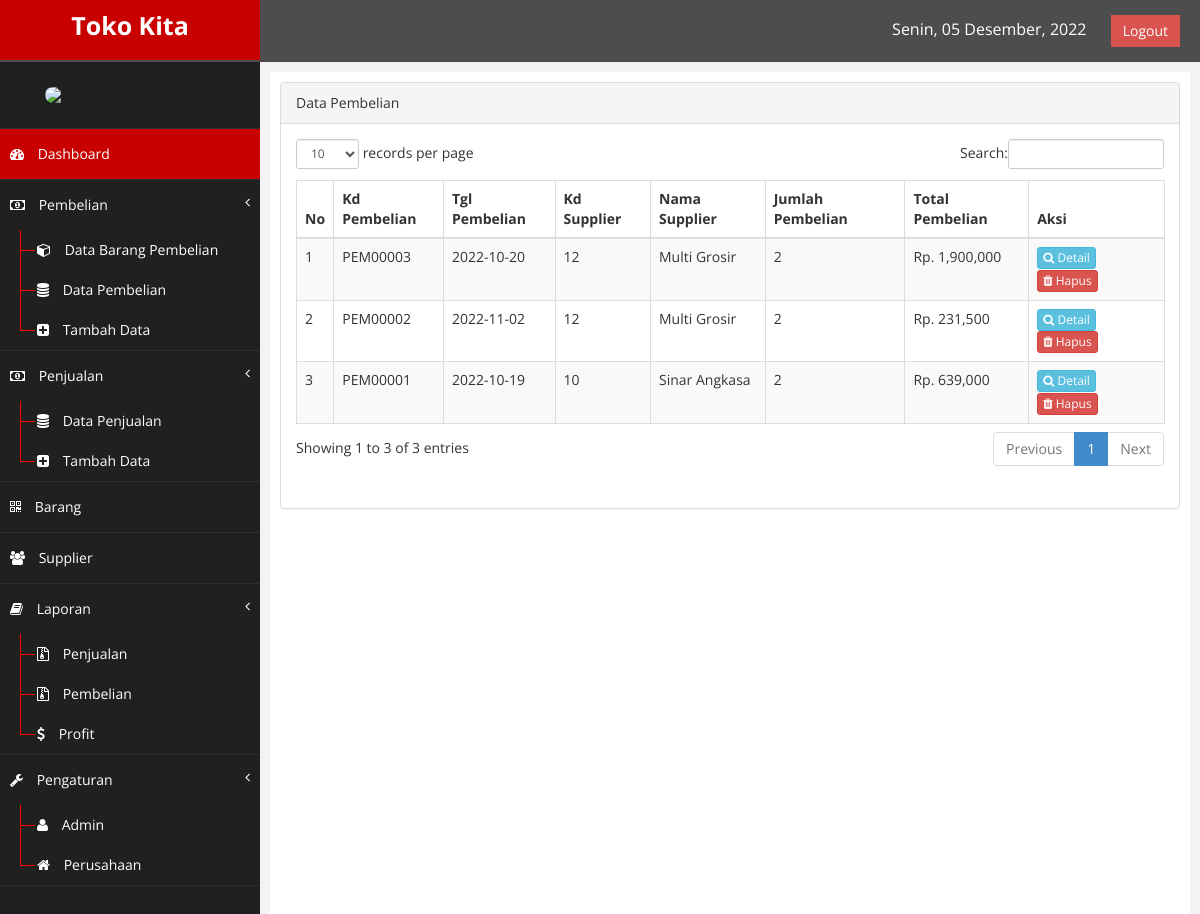
Page /index.php?page=pembelian (signed in) on the committed database.
### tables this page shows
CREATE TABLE `pembelian` (
  `kd_pembelian` char(8) NOT NULL,
  `tgl_pembelian` date NOT NULL,
  `kd_admin` int(6) NOT NULL,
  `kd_supplier` int(6) NOT NULL,
  `total_pembelian` double NOT NULL
);

CREATE TABLE `supplier` (
  `kd_supplier` int(6) NOT NULL,
  `nama_supplier` varchar(60) NOT NULL,
  `alamat` varchar(60) NOT NULL
);

### pembelian.php (the view, shortened to what this page needs)
<?php
	include "koneksi.php";
?>
<div class="row">
    <div class="col-md-12">
        <div class="panel panel-default">
            <div class="panel-heading">
                Data Pembelian
            </div>
            <div class="panel-body">
                <div class="table">
                    <table class="table table-striped table-bordered table-hover" id="tabelku">
                        <thead>
                            <tr>
                                <th>No</th>
                                <th>Kd Pembelian</th>
                                <th>Tgl Pembelian</th>
                                <th>Kd Supplier</th>
                                <th>Nama Supplier</th>
                                <th>Jumlah Pembelian</th>
                                <th>Total Pembelian</th>
                                <th>Aksi</th>
                            </tr>
                        </thead>
                        <tbody>
                            <?php
								$no = 1;
								$tampil = mysqli_query($conn, "SELECT * FROM pembelian p JOIN supplier s ON p.kd_supplier=s.kd_supplier ORDER BY kd_pembelian DESC");
								$jum = mysqli_num_rows($tampil);
								if ($jum < 1) {
									error_reporting(0);
								} else {
									while ($data = mysqli_fetch_array($tampil)) {
										$kd = $data['kd_pembelian'];
										$item = mysqli_query($conn, "SELECT count(*) as jumlah FROM d_pembelian WHERE kd_pembelian='$kd'");
										$jumlahitem = mysqli_fetch_array($item); ?>
										<tr class="odd gradeX">
											<td><?php echo $no++; ?></td>
											<td><?php echo $data['kd_pembelian']; ?></td>
											<td><?php echo $data['tgl_pembelian']; ?></td>
											<td><?php echo $data['kd_supplier']; ?></td>
											<td><?php echo $data['nama_supplier']; ?></td>
											<td><?php echo $jumlahitem['jumlah']; ?></td>
											<td>Rp. <?php echo number_format($data['total_pembelian']); ?></td>
											<td>
												<a href="nota/cetakdetailpembelian.php?kdpembelian=<?php echo $data['kd_pembelian']; ?>" target="_BLANK" class="btn btn-info btn-xs"><i class="fa fa-search"></i> Detail</a>
												<?php
												$cekhapus = mysqli_query($conn, "SELECT * FROM barang_pembelian WHERE kd_pembelian = '$kd' AND status ='0'");
												$hitung = mysqli_num_rows($cekhapus);
												if ($hitung > 0) {
													$cek = false;
												}
												else{
													$cek = true;
												}
												if ($cek === true): ?>
												<a href="index.php?page=pembelian&hapus=<?php echo $data['kd_pembelian']; ?>" class="btn btn-danger btn-xs" id="alertHapus"><i class="fa fa-trash"></i> Hapus</a>
												<?php endif ?>
											</td>
										</tr>
								<?php
									}
								}
                            ?>
                        </tbody>
                    </table>
                </div>
            </div>
        </div		>
    </div>
</div>

### assets/css/custom.css (style rules this page uses)
body { font-family: 'Open Sans', sans-serif; }

### rows in the picture
pembelian: kd_pembelian "PEM00003", tgl_pembelian "2022-10-20", kd_supplier.kd_supplier "12", kd_supplier.nama_supplier "Multi Grosir", jumlah "2", total_pembelian "1,900,000"
pembelian: kd_pembelian "PEM00002", tgl_pembelian "2022-11-02", kd_supplier.kd_supplier "12", kd_supplier.nama_supplier "Multi Grosir", jumlah "2", total_pembelian "231,500"
pembelian: kd_pembelian "PEM00001", tgl_pembelian "2022-10-19", kd_supplier.kd_supplier "10", kd_supplier.nama_supplier "Sinar Angkasa", jumlah "2", total_pembelian "639,000"
